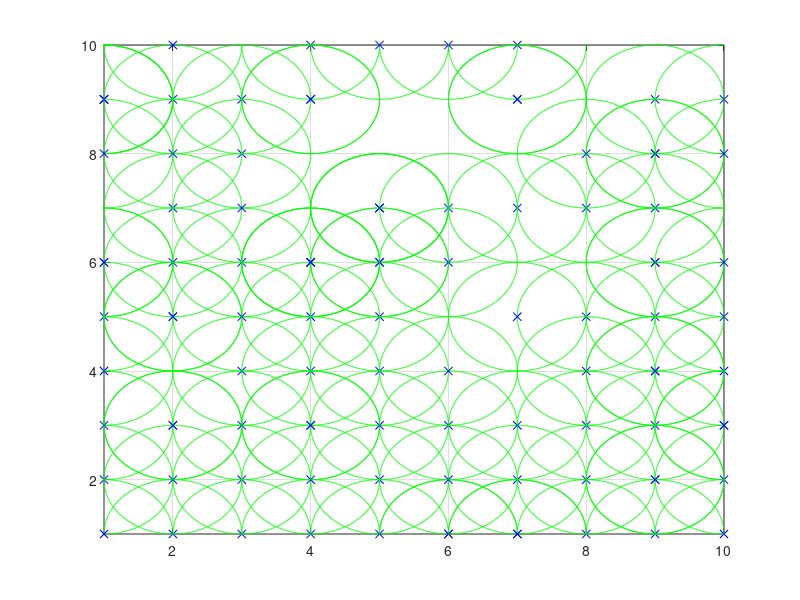

The MATLAB script that drew this image:
W=10;
H=10;
r=1;
A=W*H;
a=10;b=10;m=10;
% numberOfSensors=30;
environment=1:A;
env=reshape(environment,10,10)';
sensorsPos=[];numberOfSensors=100;
for sen=1:numberOfSensors
sensors(sen).pos=round(unifrnd(1,A));
sensorsPos=[sensorsPos sensors(sen).pos];
end
duplicate_ind=[];
while length(unique(sensorsPos))~=length(sensorsPos)
   [~, ind] = unique(sensorsPos);
 duplicate_ind = setdiff(1:length(sensorsPos), ind);
    sensorsPos(duplicate_ind)=round(unifrnd(1,A,1,length(duplicate_ind)));
end
sensorsPos=[49,15,67,53,51,45,35,87,34,44,41,48,73,83,3,13,66,4,55,8,5,17,89,97,42,9,39,18,11,24,22,31,59,14,2,28,68,81,38,62,33,19,27,29,26,54,10,25,47,30,43,65,82,40,6,21,20,90,96,50,23,94,84,12,16,7,63,69,1,92,79,95,52,78,72,56];
for sen=1:76
sensors(sen).pos=sensorsPos(sen);
end


for sen=1:length(sensors)
sensors(sen).coverage=[sensors(sen).pos sensors(sen).pos+r sensors(sen).pos-r sensors(sen).pos+W sensors(sen).pos-W];
end
% for sen=1:numberOfSensors
cov=[];
for sen=1:numberOfSensors
cov=[cov sensors(sen).coverage];
end    
  cov(cov<1 | cov>(W*H))=[];
  cov=unique(cov);
  lenCov=length(cov);
ind=[];
for p=1:length(sensors)
ind=[ind find(env==sensors(p).pos)];
end
[j,i] = ind2sub([W H],ind);
theta = 0 : 0.01 : 2*pi;
for ix=1:length(i)

        plot(i(ix),j(ix),'bx');xlim([1 W]);ylim([1 H]);
        grid on;hold on;
        thisX = r * cos(theta) + i(ix);
        thisY = r * sin(theta) + j(ix);
        plot(thisX,thisY,'g');hold on;
end